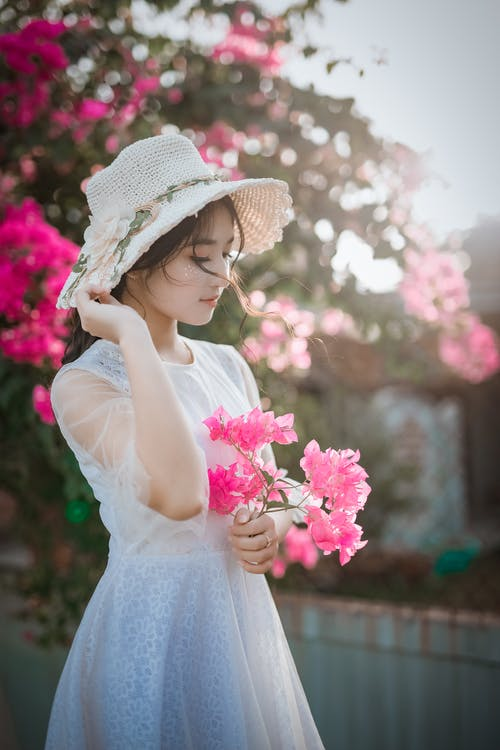
#> input picture imgs/girl.jpeg, 500 x 750 px
$ python cordinate.py
#> lines starting #> are read from the running program, lines starting #| are printed output that depends on the picture
import cv2
import numpy as np

img = cv2.imread('imgs/girl.jpeg')
#> img is the input picture: shape (750, 500, 3); mean B, G, R 130.2, 128.3, 141.6

img_resized = cv2.resize(img, (200, 300))
img_cropped = img[0:100, 200: 300]
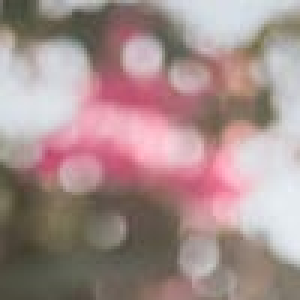
#> img_cropped: shape (100, 100, 3) (shown 3 times larger); mean B, G, R 140.1, 141.6, 165.1

# cv2.imshow("resized image", img_resized)
cv2.imshow("Original image", img_cropped)
# cv2.imshow("Original image", img)

cv2.waitKey(3000)
